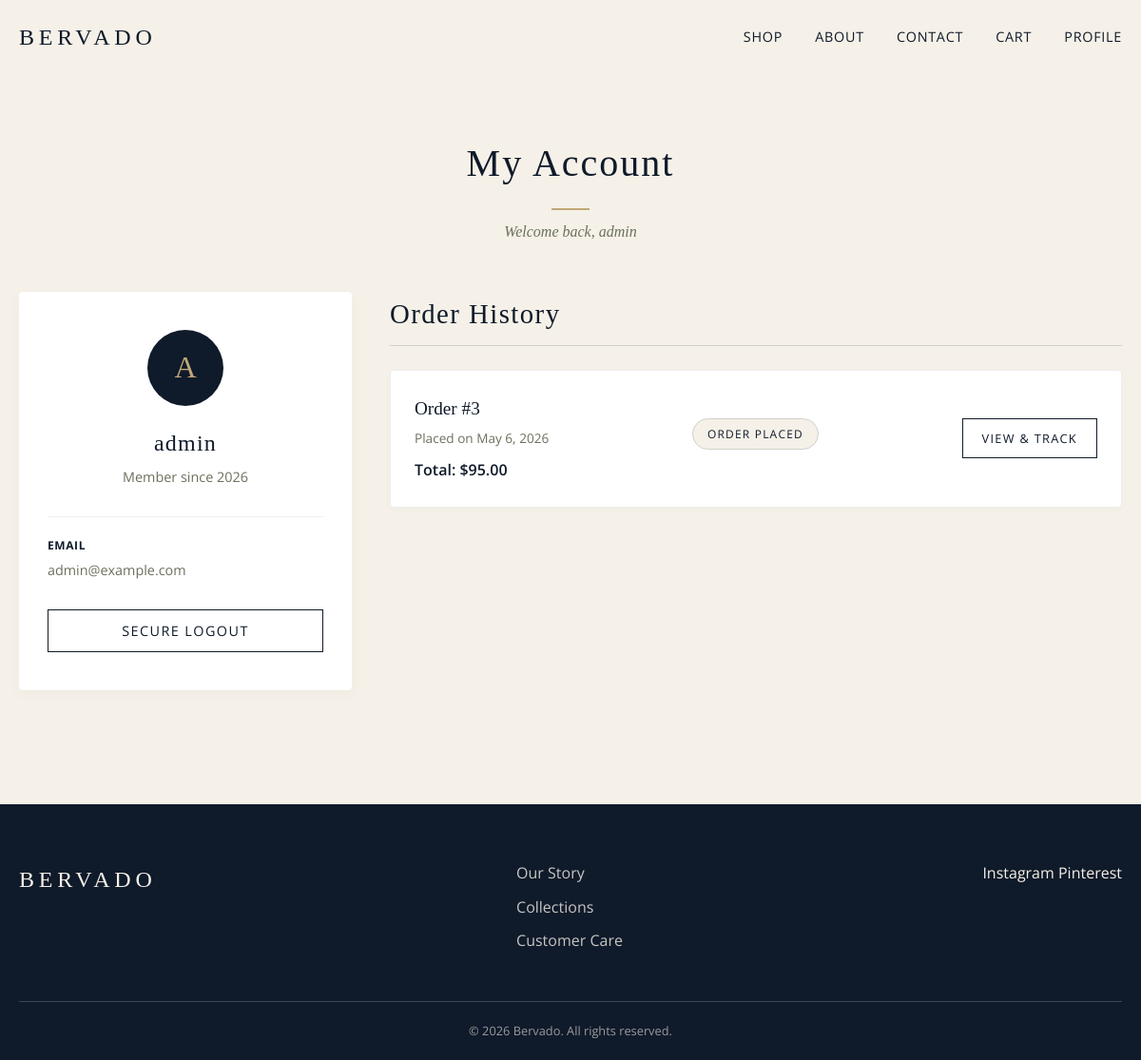
Screenshot of /profile/ (signed in) with the database file from the repository.
### store/models.py (models this page shows, shortened)
class Order(models.Model):
    STATUS_CHOICES = (
        ('placed', 'Order Placed'),
        ('processing', 'Processing'),
        ('shipped', 'Shipped'),
        ('delivered', 'Delivered'),
    )
    user = models.ForeignKey(User, on_delete=models.CASCADE)
    total_price = models.DecimalField(max_digits=10, decimal_places=2)
    status = models.CharField(max_length=20, choices=STATUS_CHOICES, default='placed')
    created_at = models.DateTimeField(auto_now_add=True)
    address = models.CharField(max_length=250)
    city = models.CharField(max_length=100)
    postal_code = models.CharField(max_length=20)

### store/views.py (the view)
# urls.py: path('profile/', views.profile, name='profile'),
@login_required
def profile(request):
    orders = Order.objects.filter(user=request.user).order_by('-created_at')
    return render(request, 'store/auth/profile.html', {'orders': orders})

### store/templates/store/auth/profile.html (shortened to what this page needs)
{% extends 'store/base.html' %}
{% block content %}
<div class="container fade-in">
    <div style="text-align: center; margin-bottom: 50px;">
        <h1 class="section-title" style="margin-bottom: 10px;">My Account</h1>
        <p style="color: var(--color-olive); font-family: var(--font-heading); font-style: italic;">Welcome back, {{ user.username }}</p>
    </div>
    <div style="display: flex; gap: 40px; flex-wrap: wrap;">
        <aside style="flex: 1; min-width: 250px; max-width: 350px;">
            <div style="background: var(--color-white); padding: 40px 30px; border-radius: 4px; box-shadow: 0 4px 15px rgba(0,0,0,0.03); text-align: center;">
                <div style="width: 80px; height: 80px; background-color: var(--color-navy); color: var(--color-gold); border-radius: 50%; display: flex; align-items: center; justify-content: center; font-size: 2rem; font-family: var(--font-heading); margin: 0 auto 20px;">
                    {{ user.username.0|upper }}
                </div>
                <h3 style="font-size: 1.5rem; margin-bottom: 5px;">{{ user.username }}</h3>
                <p style="color: var(--color-olive); font-size: 0.9rem; margin-bottom: 30px;">Member since {{ user.date_joined|date:"Y" }}</p>
                <div style="text-align: left; margin-bottom: 30px; border-top: 1px solid #eee; padding-top: 20px;">
                    <p style="margin-bottom: 15px; font-size: 0.9rem;">
                        <strong style="color: var(--color-navy); text-transform: uppercase; letter-spacing: 0.05em; display: block; font-size: 0.75rem; margin-bottom: 5px;">Email</strong>
                        <span style="color: var(--color-olive);">{{ user.email|default:"Not provided" }}</span>
                    </p>
                </div>
                <form action="{% url 'logout' %}" method="post">
                    <button type="submit" class="btn btn-secondary" style="width: 100%;">Secure Logout</button>
                </form>
            </div>
        </aside>
        <div style="flex: 2; min-width: 300px;">
            <h2 style="font-size: 1.8rem; margin-bottom: 25px; border-bottom: 1px solid var(--color-gray); padding-bottom: 10px;">Order History</h2>
            {% if orders %}
                <div style="display: flex; flex-direction: column; gap: 20px;">
                    {% for order in orders %}
                    <div style="background: var(--color-white); padding: 25px; border-radius: 4px; border: 1px solid #eee; box-shadow: 0 2px 10px rgba(0,0,0,0.02); display: flex; justify-content: space-between; align-items: center; flex-wrap: wrap; gap: 20px;">
                        <div>
                            <p style="font-family: var(--font-heading); font-size: 1.2rem; margin-bottom: 5px; color: var(--color-navy);">Order #{{ order.id }}</p>
                            <p style="color: var(--color-olive); font-size: 0.85rem; margin-bottom: 10px;">Placed on {{ order.created_at|date:"F j, Y" }}</p>
                            <p style="font-weight: 600;">Total: ${{ order.total_price }}</p>
                        </div>
                        <div style="text-align: center;">
                            <span style="display: inline-block; padding: 6px 15px; border-radius: 20px; font-size: 0.75rem; text-transform: uppercase; letter-spacing: 0.1em; background: var(--color-cream); color: var(--color-navy); border: 1px solid var(--color-gray); margin-bottom: 10px;">
                                {{ order.get_status_display }}
                            </span>
                        </div>
                        <div>
                            <a href="{% url 'order_tracking' order.pk %}" class="btn btn-secondary" style="padding: 10px 20px; font-size: 0.8rem;">View & Track</a>
                        </div>
                    </div>
                    {% endfor %}
                </div>
            {% endif %}
        </div>
    </div>
</div>
{% endblock %}

### store/static/css/styles.css (style rules this page uses)
:root { --color-cream: #F5F1E8; --color-white: #FFFFFF; --color-navy: #0F1A2A; --color-olive: #6B705C; --color-brown: #4B3A2F; --color-gold: #C2A878; --color-gray: #D1CFCD; --font-heading: 'Playfair Display', serif; --font-body: 'Open Sans', sans-serif; --transition-smooth: all 0.4s cubic-bezier(0.25, 0.46, 0.45, 0.94); }
* { margin: 0; padding: 0; box-sizing: border-box; }
body { background-color: var(--color-cream); color: var(--color-navy); font-family: var(--font-body); line-height: 1.6; overflow-x: hidden; }
h1, h2, h3, h4, h5, h6 { font-family: var(--font-heading); font-weight: 400; letter-spacing: 0.05em; margin-bottom: 1rem; }
a { color: var(--color-navy); text-decoration: none; transition: var(--transition-smooth); }
.section-title { text-align: center; font-size: 2.5rem; margin-bottom: 3rem; position: relative; }
.section-title::after { content: ''; display: block; width: 40px; height: 2px; background-color: var(--color-gold); margin: 15px auto 0; }
.fade-in { opacity: 0; transform: translateY(20px); transition: opacity 0.8s ease-out, transform 0.8s ease-out; }
.fade-in.visible { opacity: 1; transform: translateY(0); }
.btn { display: inline-block; padding: 12px 30px; font-family: var(--font-body); font-size: 0.9rem; letter-spacing: 0.1em; text-transform: uppercase; cursor: pointer; transition: var(--transition-smooth); border: 1px solid var(--color-navy); }
.btn-secondary { background-color: transparent; color: var(--color-navy); }
.container { max-width: 1200px; margin: 0 auto; padding: 60px 20px; }

### rows the page displays
Order: id "3", created_at "May 6, 2026", total_price "95.00", status "ORDER PLACED"

### other values shown
{{ user.username }} "admin"
{{ user.username.0|upper }} "A"
{{ user.date_joined|date:"Y" }} "2026"
{{ user.email|default:"Not provided" }} "admin@example.com"
